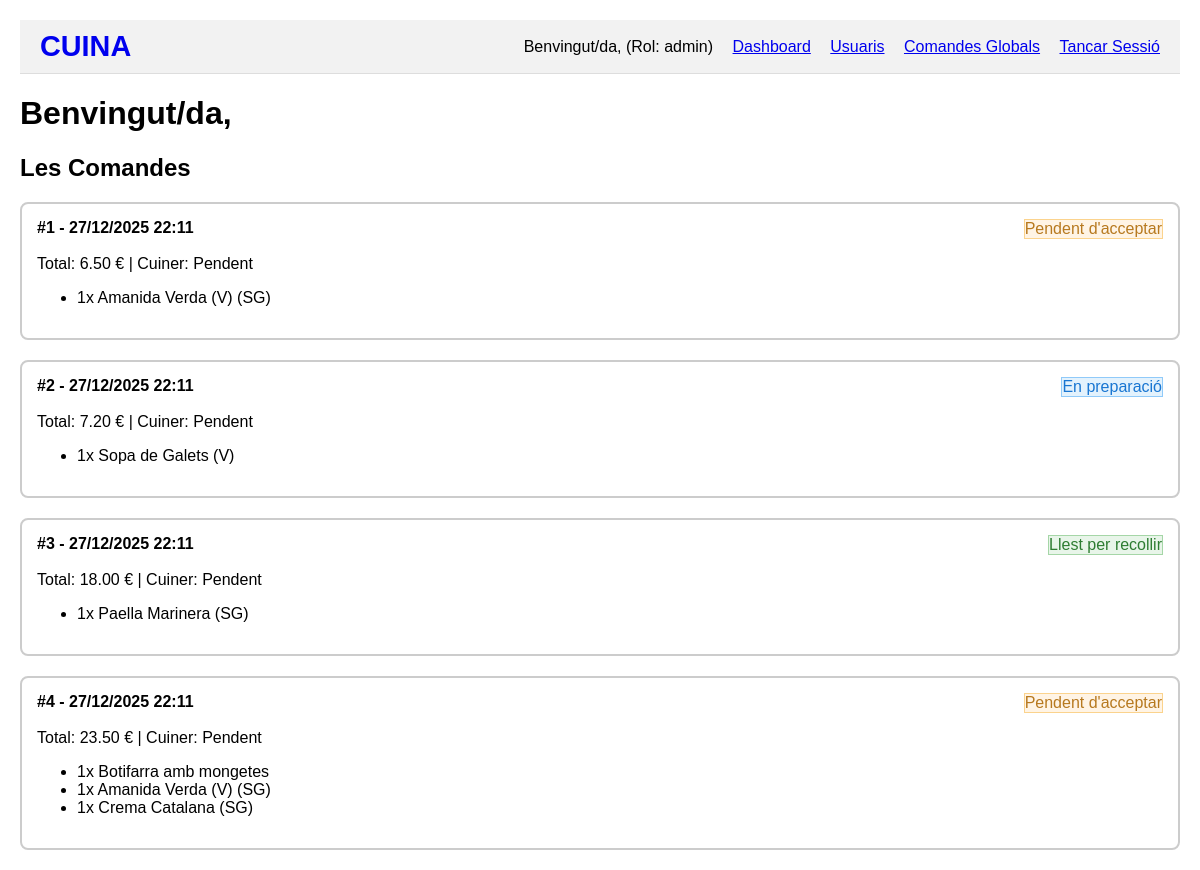
Page /public/dashboard.php (signed in) on the committed database.
### tables this page shows
CREATE TABLE `comandes` (
  `id` INT AUTO_INCREMENT PRIMARY KEY,
  `usuari_id` INT NOT NULL,
  `cuiner_id` INT DEFAULT NULL,
  `estat` ENUM('pendent', 'en_preparacio', 'llest', 'entregat') DEFAULT 'pendent',
  `total` DECIMAL(10,2) DEFAULT 0.00,
  `notes` TEXT,
  `created_at` TIMESTAMP DEFAULT CURRENT_TIMESTAMP,
  `updated_at` TIMESTAMP DEFAULT CURRENT_TIMESTAMP ON UPDATE CURRENT_TIMESTAMP,
  FOREIGN KEY (`usuari_id`) REFERENCES `usuaris`(`id`),
  FOREIGN KEY (`cuiner_id`) REFERENCES `usuaris`(`id`)
);

CREATE TABLE `detalls_comanda` (
  `id` INT AUTO_INCREMENT PRIMARY KEY,
  `comanda_id` INT NOT NULL,
  `plat_id` INT NOT NULL,
  `quantitat` INT NOT NULL DEFAULT 1,
  `preu_unitari` DECIMAL(10,2) NOT NULL,
  `es_vega` BOOLEAN DEFAULT FALSE,
  `sense_gluten` BOOLEAN DEFAULT FALSE,
  `comentaris` TEXT,
  FOREIGN KEY (`comanda_id`) REFERENCES `comandes`(`id`) ON DELETE CASCADE,
  FOREIGN KEY (`plat_id`) REFERENCES `plats`(`id`)
);

CREATE TABLE `plats` (
  `id` INT AUTO_INCREMENT PRIMARY KEY,
  `categoria_id` INT NOT NULL,
  `nom` VARCHAR(160) NOT NULL,
  `descripcio` TEXT,
  `preu` DECIMAL(10,2) NOT NULL,
  `imatge_url` VARCHAR(255),
  `disponible` BOOLEAN DEFAULT TRUE,
  FOREIGN KEY (`categoria_id`) REFERENCES `categories`(`id`)
);

### public/dashboard.php (the view, shortened to what this page needs)
<?php
require_once __DIR__ . '/../src/database.php';
$user_id = $_SESSION['user_id'];
$rol = $_SESSION['rol'];
if ($rol === 'cuiner' || $rol === 'admin') {
    $sql = "SELECT c.*, u.nom as client_nom, cu.nom as cuiner_nom
            FROM comandes c JOIN usuaris u ON c.usuari_id = u.id
            LEFT JOIN usuaris cu ON c.cuiner_id = cu.id
            WHERE c.estat != 'entregat' ORDER BY c.created_at ASC";
} else {
    $sql = "SELECT c.*, cu.nom as cuiner_nom FROM comandes c
            LEFT JOIN usuaris cu ON c.cuiner_id = cu.id
            WHERE c.usuari_id = $user_id ORDER BY c.created_at DESC";
}
$comandes = $dbConnection->query($sql)->fetch_all(MYSQLI_ASSOC);
$estats_bonics = [
    'pendent' => 'Pendent d\'acceptar',
    'en_preparacio' => 'En preparació',
    'llest' => 'Llest per recollir',
    'entregat' => 'Entregat'
];
function getPlats($db, $id) {
    return $db->query("SELECT d.*, p.nom FROM detalls_comanda d
                       JOIN plats p ON d.plat_id = p.id WHERE d.comanda_id = $id")->fetch_all(MYSQLI_ASSOC);
}
?>
<!DOCTYPE html>
<html lang="ca">
<head>
    <link rel="stylesheet" href="css/styles.css">
</head>
<body>
    <?php require_once __DIR__ . '/../views/partials/header.php'; ?>
    <div class="container">
        <h1>Benvingut/da, <?= htmlspecialchars($_SESSION['username']) ?></h1>
        <h2>Les Comandes</h2>
        <?php foreach ($comandes as $c): ?>
            <div class="card">
                <div style="display:flex; justify-content:space-between">
                    <strong>#<?= $c['id'] ?> - <?= date('d/m/Y H:i', strtotime($c['created_at'])) ?></strong>
                    <span class="status-pill status-<?= $c['estat'] ?>"><?= $estats_bonics[$c['estat']] ?></span>
                </div>
                <p>Total: <?= number_format($c['total'], 2) ?> € |
                   Cuiner: <?= $c['cuiner_nom'] ?? 'Pendent' ?></p>
                <ul>
                    <?php foreach (getPlats($dbConnection, $c['id']) as $p): ?>
                        <li><?= $p['quantitat'] ?>x <?= htmlspecialchars($p['nom']) ?>
                            <?= $p['es_vega'] ? '(V)' : '' ?> <?= $p['sense_gluten'] ? '(SG)' : '' ?>
                        </li>
                    <?php endforeach; ?>
                </ul>
            </div>
        <?php endforeach; ?>
    </div>
</body>
</html>

### views/partials/header.php (shortened to what this page needs)
<header style="width: 100%; box-sizing: border-box; background-color: #f2f2f2; padding: 10px 20px; border-bottom: 1px solid #ddd; display: flex; justify-content: space-between; align-items: center;">
    <div>
        <a href="../index.php" style="text-decoration: none;">
            <h1 style="margin: 0; font-size: 1.8rem; color: var(--primary); font-weight: 800; cursor: pointer;">CUINA</h1>
        </a>
    </div>
    <div>
        <?php if (isset($_SESSION['loggedin']) && $_SESSION['loggedin'] === true): ?>
            <span>
                Benvingut/da,
                (Rol: <?php echo htmlspecialchars($_SESSION['rol']); ?>)
            </span>
            <a href="dashboard.php" style="margin-left: 15px;">Dashboard</a>
            <?php if ($_SESSION['rol'] === 'admin'): ?>
                <a href="admin_users.php" style="margin-left: 15px;">Usuaris</a>
            <?php endif; ?>
            <?php if ($_SESSION['rol'] === 'admin' || $_SESSION['rol'] === 'cuiner'): ?>
                <a href="comandes_globals.php" style="margin-left: 15px;">Comandes Globals</a>
            <?php endif; ?>
            <a href="logout.php" style="margin-left: 15px;">Tancar Sessió</a>
        <?php else: ?>
            <span>Benvingut/da a la plataforma</span>
        <?php endif; ?>
    </div>
</header>

### public/css/styles.css (style rules this page uses)
body { font-family: sans-serif; margin: 20px; }
.card { border: 2px solid #ccc; padding: 15px; margin-bottom: 20px; border-radius: 8px; }
.status-pendent { background-color: #fff4e5; color: #b7791f; border: 1px solid #fbd38d; }
.status-en_preparacio { background-color: #e3f2fd; color: #1976d2; border: 1px solid #90caf9; }
.status-llest { background-color: #e8f5e9; color: #2e7d32; border: 1px solid #a5d6a7; }

### rows in the picture
comandes: id "1", created_at "27/12/2025 22:11", estat "Pendent d'acceptar", total "6.50", cuiner_nom "Pendent"
detalls_comanda: quantitat "1", plat.nom "Amanida Verda", es_vega "(V)", sense_gluten "(SG)"
comandes: id "2", created_at "27/12/2025 22:11", estat "En preparació", total "7.20", cuiner_nom "Pendent"
detalls_comanda: quantitat "1", plat.nom "Sopa de Galets", es_vega "(V)"
comandes: id "3", created_at "27/12/2025 22:11", estat "Llest per recollir", total "18.00", cuiner_nom "Pendent"
detalls_comanda: quantitat "1", plat.nom "Paella Marinera", sense_gluten "(SG)"
comandes: id "4", created_at "27/12/2025 22:11", estat "Pendent d'acceptar", total "23.50", cuiner_nom "Pendent"
detalls_comanda: quantitat "1", plat.nom "Botifarra amb mongetes"
detalls_comanda: quantitat "1", plat.nom "Amanida Verda", es_vega "(V)", sense_gluten "(SG)"
detalls_comanda: quantitat "1", plat.nom "Crema Catalana", sense_gluten "(SG)"

### other values in the picture
$_SESSION['rol'] "admin"
